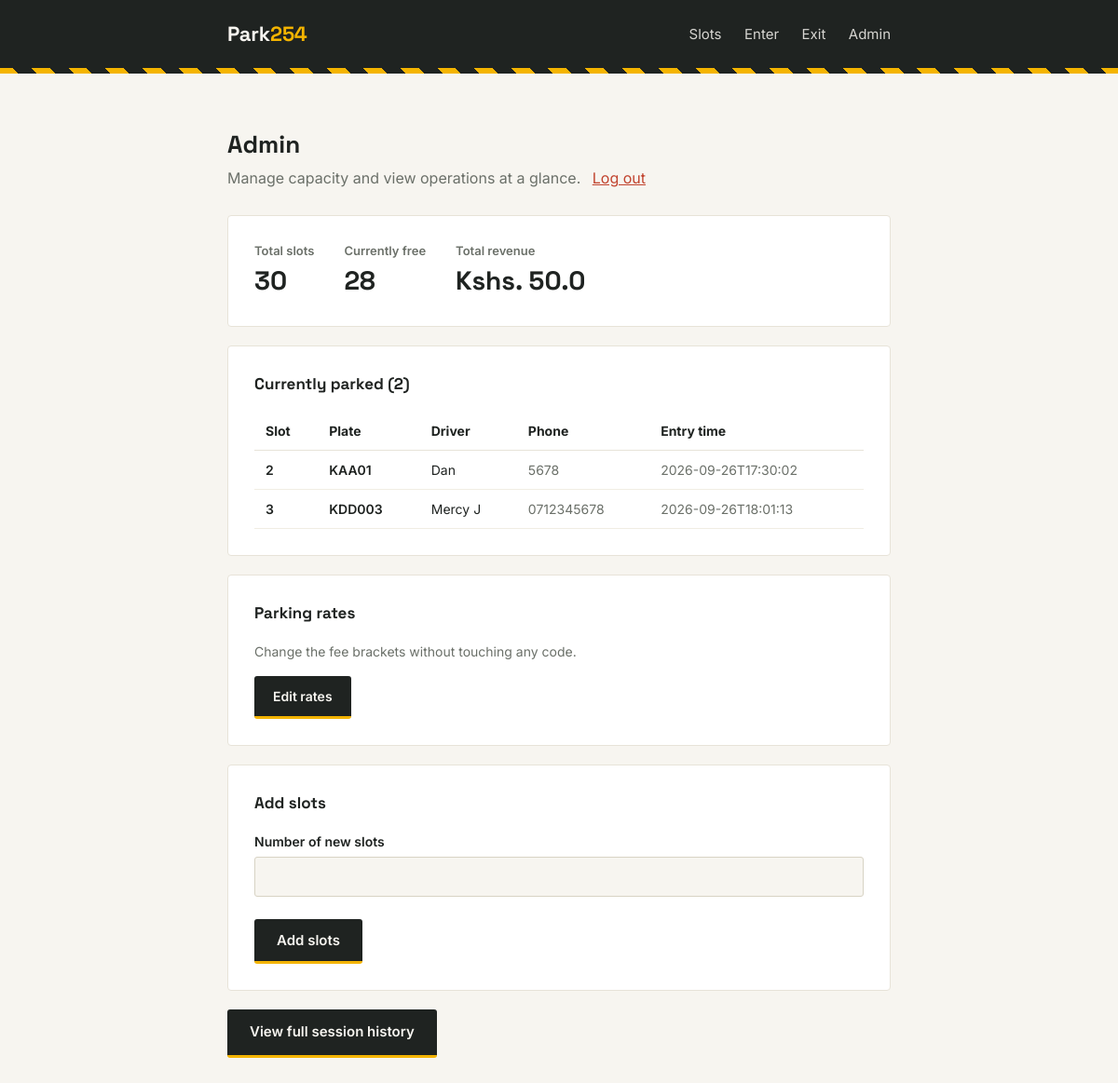
Before: /admin (signed in) with the older database file.
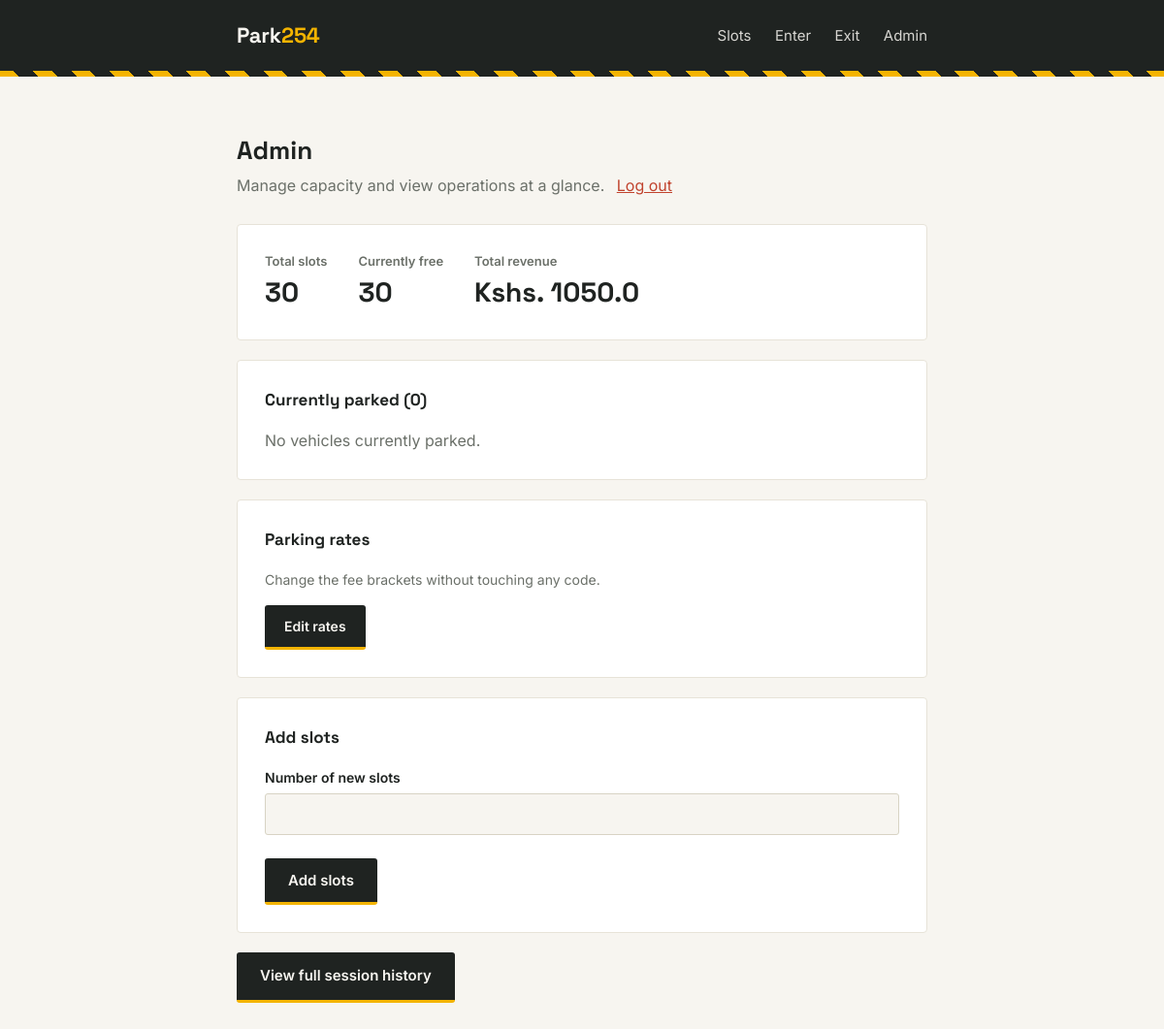
After: the same page with the newer database file.
### tables this page shows
CREATE TABLE ParkingSession (
            session_id      INTEGER PRIMARY KEY AUTOINCREMENT,
            plate           TEXT NOT NULL REFERENCES Vehicle(plate),
            slot_id         INTEGER REFERENCES Slot(slot_id),
            entry_time      TEXT NOT NULL,
            exit_time       TEXT,
            fee_charged     REAL,
            status          TEXT NOT NULL CHECK (status IN ('ACTIVE', 'COMPLETED'))
        , payment_method TEXT);

CREATE TABLE Vehicle (
            plate           TEXT PRIMARY KEY,
            full_name       TEXT NOT NULL,
            phone_number    TEXT NOT NULL,
            email           TEXT
        , vehicle_type TEXT);

### app.py (the view)
@app.route("/admin", methods=["GET", "POST"])
@login_required
def admin():
    result = None
    if request.method == "POST":
        try:
            number_to_add = int(request.form.get("number_to_add", "0"))
        except ValueError:
            number_to_add = 0
        result = reporting.expand_capacity(number_to_add)
    current_total = slot_management.count_total_slots()
    current_free = slot_management.count_free_slots()
    revenue = reporting.get_total_revenue()
    active_sessions = reporting.get_active_sessions()
    return render_template("admin.html", result=result, current_total=current_total,
                            current_free=current_free, revenue=revenue, active_sessions=active_sessions)

### app.py (called while the page is built)
def login_required(view_func):
    @wraps(view_func)
    def wrapped(*args, **kwargs):
        if not session.get("is_admin"):
            return redirect(url_for("admin_login"))
        return view_func(*args, **kwargs)
    return wrapped

### database.py (called while the page is built)
def get_connection():
    conn = sqlite3.connect(DB_NAME)
    conn.row_factory = sqlite3.Row   # lets us access columns by name, e.g. row["plate"]
    conn.execute("PRAGMA foreign_keys = ON")  # SQLite disables FK enforcement by default
    return conn

### modules/reporting.py (called while the page is built)
def get_active_sessions():
    conn = get_connection()
    cur = conn.cursor()
    cur.execute("""
        SELECT ParkingSession.session_id, ParkingSession.plate, Vehicle.full_name,
               Vehicle.phone_number, ParkingSession.slot_id, ParkingSession.entry_time
        FROM ParkingSession
        JOIN Vehicle ON Vehicle.plate = ParkingSession.plate
        WHERE ParkingSession.status = 'ACTIVE'
        ORDER BY ParkingSession.slot_id ASC
    """)
    rows = cur.fetchall()
    conn.close()
    return [dict(row) for row in rows]

### templates/admin.html (shortened to what this page needs)
{% extends "base.html" %}
{% block content %}
<h1 style="font-size: 26px; margin-bottom: 4px;">Admin</h1>
<p style="color: var(--muted); margin-top: 0; margin-bottom: 28px;">
    Manage capacity and view operations at a glance.
    <a href="/admin/logout" style="color: var(--red); margin-left: 8px;">Log out</a>
</p>
<div class="panel" style="margin-bottom: 20px; display: flex; gap: 32px;">
    <div>
        <div style="font-size: 13px; color: var(--muted); font-weight: 600;">Total slots</div>
        <div class="slot-number" style="font-size: 28px; font-weight: 700;">{{ current_total }}</div>
    </div>
    <div>
        <div style="font-size: 13px; color: var(--muted); font-weight: 600;">Currently free</div>
        <div class="slot-number" style="font-size: 28px; font-weight: 700;">{{ current_free }}</div>
    </div>
    <div>
        <div style="font-size: 13px; color: var(--muted); font-weight: 600;">Total revenue</div>
        <div class="slot-number" style="font-size: 28px; font-weight: 700;">Kshs. {{ revenue }}</div>
    </div>
</div>
<div class="panel" style="margin-bottom: 20px;">
    <h3 style="margin-top: 0; font-size: 17px;">Currently parked ({{ active_sessions|length }})</h3>
    {% if active_sessions %}
    <div style="overflow-x: auto;">
    <table style="width: 100%; border-collapse: collapse; font-size: 14px;">
        <thead>
            <tr style="text-align: left; border-bottom: 1px solid #E7E3D8;">
                <th style="padding: 10px 12px;">Slot</th>
                <th style="padding: 10px 12px;">Plate</th>
                <th style="padding: 10px 12px;">Driver</th>
                <th style="padding: 10px 12px;">Phone</th>
                <th style="padding: 10px 12px;">Entry time</th>
            </tr>
        </thead>
        <tbody>
            {% for s in active_sessions %}
            <tr style="border-bottom: 1px solid #F0EDE3;">
                <td style="padding: 10px 12px; font-weight: 600;">{{ s.slot_id }}</td>
                <td style="padding: 10px 12px; font-weight: 600;">{{ s.plate }}</td>
                <td style="padding: 10px 12px;">{{ s.full_name }}</td>
                <td style="padding: 10px 12px; color: var(--muted);">{{ s.phone_number }}</td>
                <td style="padding: 10px 12px; color: var(--muted);">{{ s.entry_time }}</td>
            </tr>
            {% endfor %}
        </tbody>
    </table>
    </div>
    {% else %}
    <p style="color: var(--muted); margin: 0;">No vehicles currently parked.</p>
    {% endif %}
</div>
<div class="panel" style="margin-bottom: 20px;">
    <h3 style="margin-top: 0; font-size: 17px;">Parking rates</h3>
    <p style="color: var(--muted); margin: 0 0 16px; font-size: 14px;">Change the fee brackets without touching any code.</p>
    <a href="/admin/rates" style="
        display: inline-block; background: var(--ink); color: var(--paper);
        text-decoration: none; padding: 11px 20px; font-size: 14px; font-weight: 600;
        font-family: 'Inter', sans-serif; border-radius: 3px; border-bottom: 3px solid var(--yellow);
    ">Edit rates</a>
</div>
<div class="panel">
    <h3 style="margin-top: 0; font-size: 17px;">Add slots</h3>
    <form method="POST" action="/admin">
        <label for="number_to_add">Number of new slots</label>
        <input type="number" id="number_to_add" name="number_to_add" min="1" step="1" required>
        <button type="submit">Add slots</button>
    </form>
</div>
<a href="/history" style="
    display: inline-block; margin-top: 20px; background: var(--ink); color: var(--paper);
    text-decoration: none; padding: 13px 24px; font-size: 15px; font-weight: 600;
    font-family: 'Inter', sans-serif; border-radius: 3px; border-bottom: 3px solid var(--yellow);
">View full session history</a>
{% endblock %}

Changed rows visible on the page:
no longer on this page (row edited): ParkingSession: slot_id "2", plate "KAA01", full_name "Dan", phone_number "5678", entry_time "2026-09-26T17:30:02"
no longer on this page (row edited): ParkingSession: slot_id "3", plate "KDD003", full_name "Mercy J", phone_number "0712345678", entry_time "2026-09-26T18:01:13"
Other visible differences:
{{ current_free }}: "28" → "30"
{{ revenue }}: "50.0" → "1050.0"
{{ active_sessions|length }}: "2" → "0"
text no longer shown: "Slot Plate Driver Phone Entry time"
text now shown: "No vehicles currently parked."
